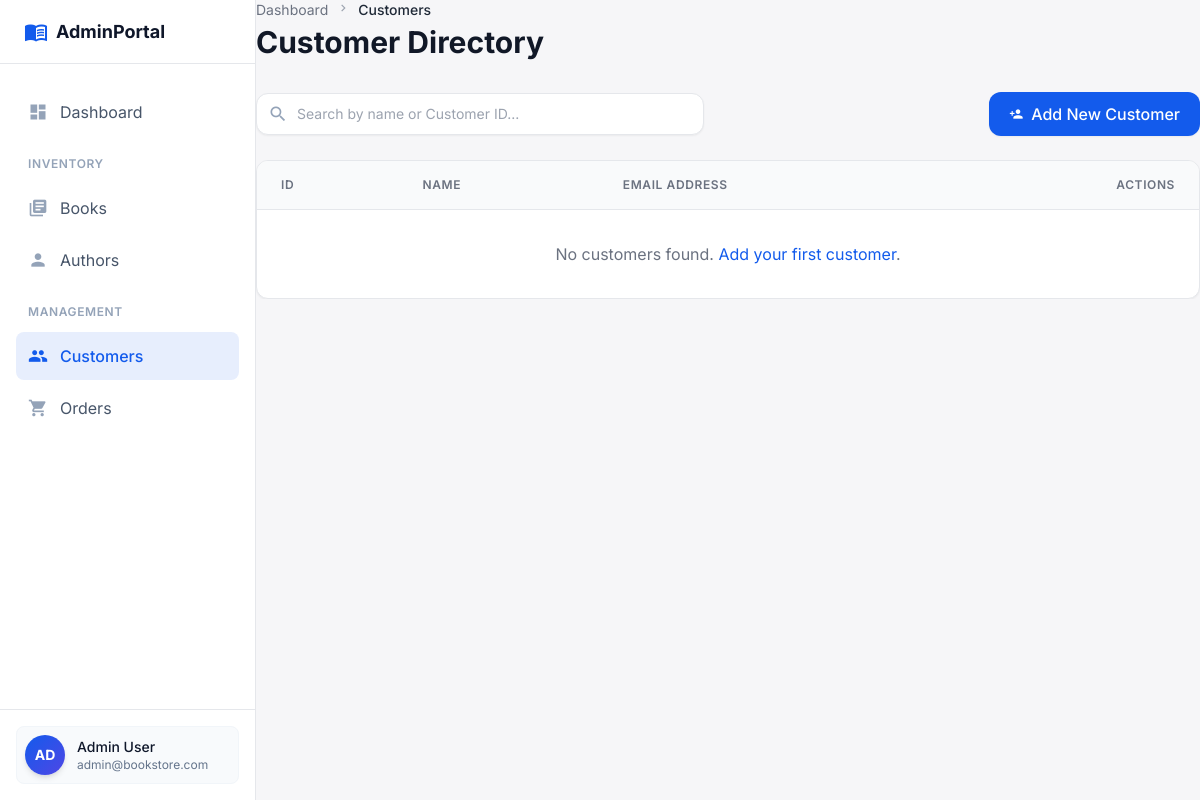
/index.php?page=customer, run on an earlier commit of the app's database.
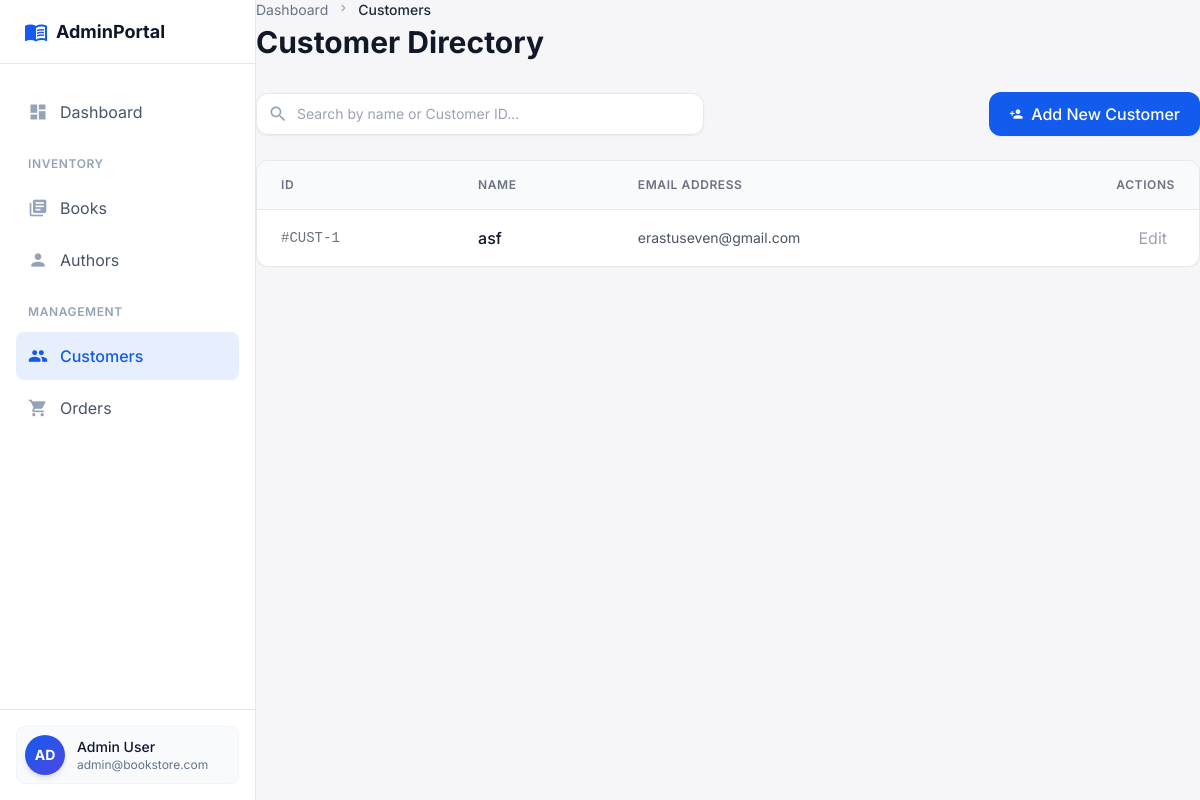
And on a later commit of the database.
### tables this page shows
CREATE TABLE CUSTOMERS (
    CUSTOMER_ID INTEGER PRIMARY KEY AUTOINCREMENT,
    NAME TEXT NOT NULL,
    EMAIL TEXT NOT NULL UNIQUE,
    PHONE TEXT,
    ADDRESS TEXT
);

### controllers/CustomerController.php (called while the page is built, shortened)
<?php
require_once __DIR__ . '/../db.php';
function getAllCustomers() {
    global $pdo;
    $stmt = $pdo->query('SELECT * FROM CUSTOMERS ORDER BY NAME');
    return $stmt->fetchAll(PDO::FETCH_ASSOC);
}

### views/Customer.php (the view)
<div class="mb-8 flex flex-col sm:flex-row sm:items-center sm:justify-between gap-4">
<div>
<nav aria-label="Breadcrumb" class="flex text-sm text-gray-500 mb-1">
<ol class="flex items-center space-x-2">
<li><a class="hover:text-primary transition-colors" href="index.php?page=dashboard">Dashboard</a></li>
<li><span class="material-icons text-[14px] text-gray-400">chevron_right</span></li>
<li class="text-gray-800 dark:text-gray-200 font-medium">Customers</li>
</ol>
</nav>
<h1 class="text-2xl md:text-3xl font-bold text-gray-900 dark:text-white">Customer Directory</h1>
</div>
</div>
<div class="flex-1 overflow-y-auto">
<div class="max-w-7xl mx-auto space-y-6">
<div class="flex flex-col md:flex-row md:items-center justify-between gap-4">
<div class="relative flex-1 max-w-md">
<span class="absolute left-3 top-1/2 -translate-y-1/2 text-slate-400 material-icons" style="font-size: 20px;">search</span>
<input class="w-full pl-10 pr-4 py-2.5 bg-white dark:bg-gray-800 border border-gray-200 dark:border-gray-700 rounded-xl text-sm focus:ring-2 focus:ring-primary focus:border-primary text-gray-900 dark:text-white placeholder-gray-400 shadow-sm" placeholder="Search by name or Customer ID..." type="text"/>
</div>
<a href="index.php?page=addcustomer" class="bg-primary hover:bg-blue-700 text-white px-5 py-2.5 rounded-xl font-medium shadow-sm hover:shadow-md transition-all flex items-center justify-center gap-2 whitespace-nowrap">
<span class="material-icons text-sm">person_add</span>
Add New Customer
</a>
</div>
<div class="bg-white dark:bg-gray-800 rounded-xl border border-gray-200 dark:border-gray-700 shadow-sm overflow-hidden">
<div class="overflow-x-auto">
<?php
require_once __DIR__ . '/../controllers/CustomerController.php';
$customers = getAllCustomers();
?>
<table class="w-full text-left border-collapse">
	<thead>
		<tr class="bg-gray-50 dark:bg-gray-800/50 border-b border-gray-200 dark:border-gray-700">
			<th class="px-6 py-4 text-xs font-semibold text-gray-500 dark:text-gray-400 uppercase tracking-wider">ID</th>
			<th class="px-6 py-4 text-xs font-semibold text-gray-500 dark:text-gray-400 uppercase tracking-wider">Name</th>
			<th class="px-6 py-4 text-xs font-semibold text-gray-500 dark:text-gray-400 uppercase tracking-wider">Email Address</th>
			<th class="px-6 py-4 text-xs font-semibold text-gray-500 dark:text-gray-400 uppercase tracking-wider text-right">Actions</th>
		</tr>
	</thead>
	<tbody>
		<?php foreach ($customers as $customer): ?>
			<tr class="hover:bg-gray-50 dark:hover:bg-gray-800/30 transition-colors">
				<td class="px-6 py-4 font-mono text-sm text-gray-500 dark:text-gray-400">#CUST-<?= htmlspecialchars($customer['CUSTOMER_ID']) ?></td>
				<td class="px-6 py-4">
					<span class="font-medium text-gray-900 dark:text-white"><?= htmlspecialchars($customer['NAME']) ?></span>
				</td>
				<td class="px-6 py-4 text-sm text-gray-600 dark:text-gray-400"><?= htmlspecialchars($customer['EMAIL']) ?></td>
				<td class="px-6 py-4 text-right">
					<a href="index.php?page=editcustomer&id=<?= $customer['CUSTOMER_ID'] ?>" class="text-gray-400 hover:text-primary dark:hover:text-blue-400 transition-colors rounded-lg hover:bg-primary/5 px-2 py-1">Edit</a>
				</td>
			</tr>
		<?php endforeach; ?>
		<?php if (count($customers) === 0): ?>
			<tr><td colspan="4" class="px-6 py-8 text-center text-gray-500">No customers found. <a href="index.php?page=addcustomer" class="text-primary hover:underline">Add your first customer</a>.</td></tr>
		<?php endif; ?>
	</tbody>
</table>
</div>
</div>
</div>
</div>

What changed in the data, as far as the page shows it:
added customers: CUSTOMER_ID "1", NAME "asf", EMAIL "erastuseven@gmail.com"
Also different on the page:
text no longer shown: "No customers found. Add your first customer ."
